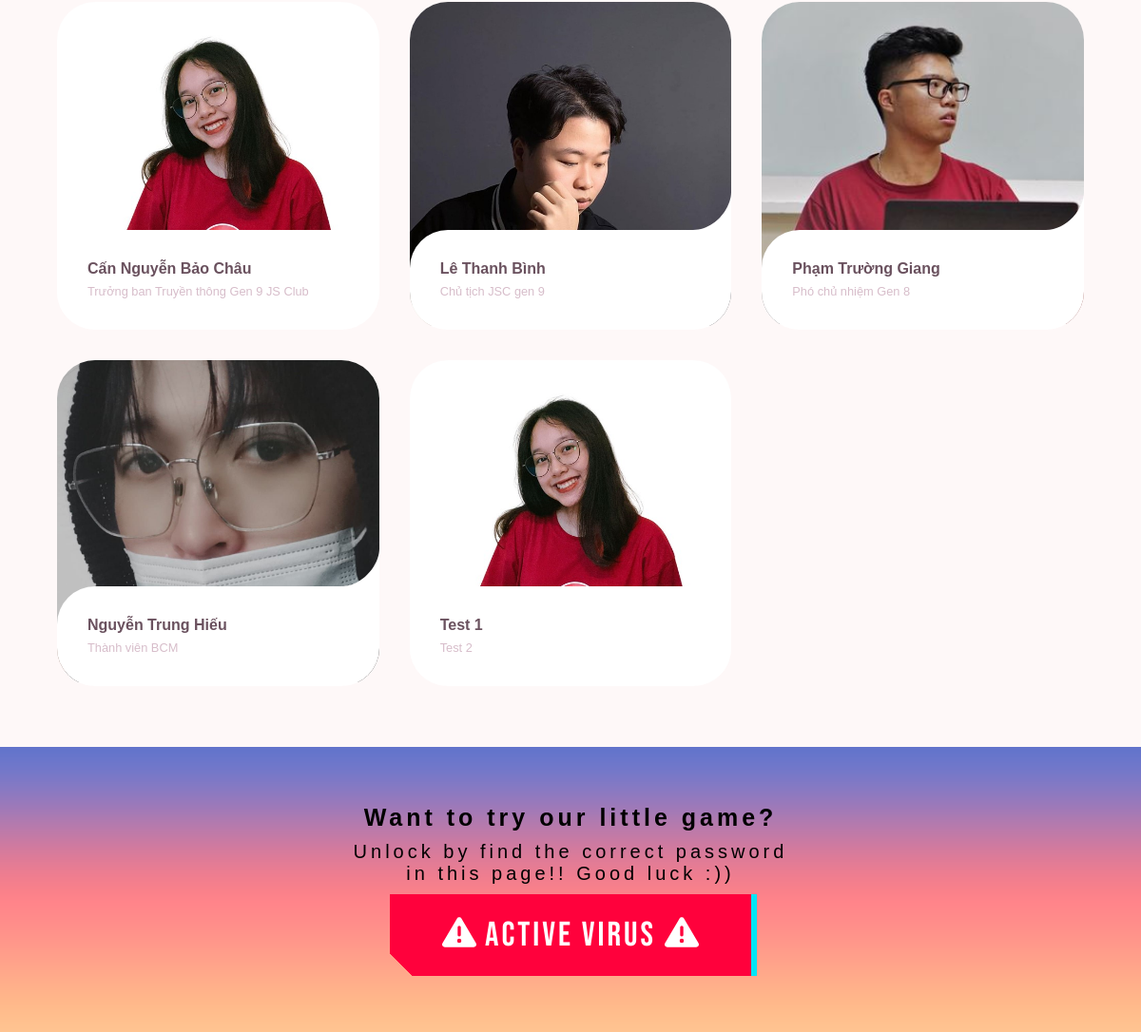
Before: / (lower part) with the older database file.
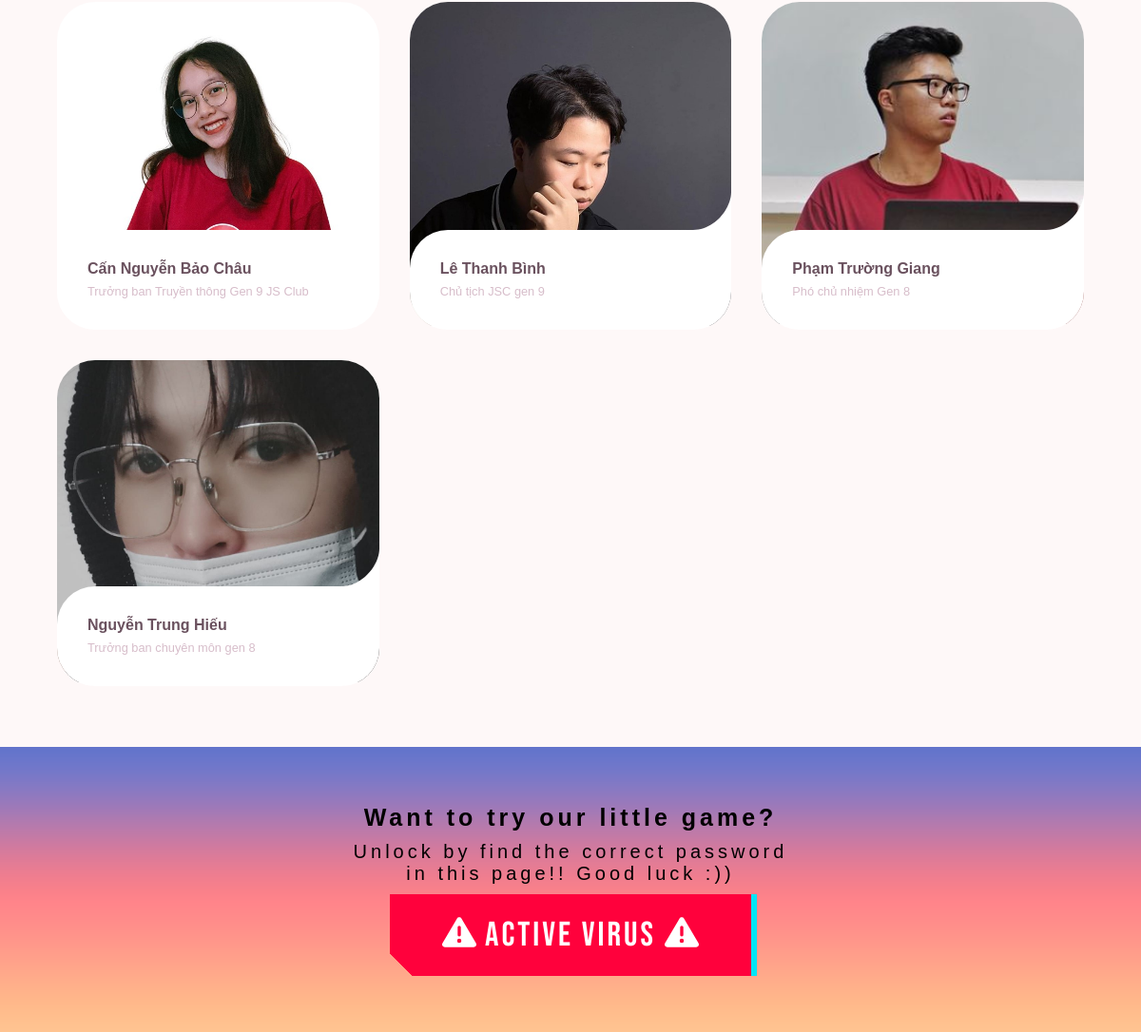
After: the same page with the newer database file.
### blog/models/Blog.py (models this page shows)
class Blog(db.Model):
	id = db.Column(db.Integer, primary_key=True)
	content = db.Column(db.String)
	owner = db.Column(db.String)
	subtitle = db.Column(db.String)
	role = db.Column(db.String)
	date = db.Column(db.DateTime)
	image = db.Column(db.String)

### homepage/views.py (the view)
@homepage.route('/')
def index():
	blogs = BlogController.get_all_blogs()
	return render_template('home.html', blogs=blogs)

### blog/models/Blog.py (called while the page is built)
	@staticmethod
	def get_all_blogs():
		return Blog.query.all()

### templates/home.html (shortened to what this page needs)
<!DOCTYPE html>
<html lang="en">
<head>
    <link rel="stylesheet" href="/static/css/style.css">
    <link rel="stylesheet" href="/static/css/responsive.css">
    <link rel="stylesheet" href="/static/fonts/font-awesome/all.css">
    <link rel="stylesheet" href="/static/css/button.css">
    <link rel="stylesheet" href="/static/css/card.css">
</head>
<body>
    <div id="interview">
        <ul class="cards">
			{% for blog in blogs %}
				<li>
					<a href="/blog/view?id={{ blog.id }}" class="card" target="_blank">
						<img src="{{ blog.image }}" class="card__image" alt="" />
						<div class="card__overlay">
							<div class="card__header">
								<svg class="card__arc" xmlns="http://www.w3.org/2000/svg">
									<path /></svg>
								<div class="card__header-text">
									<h3 class="card__title">{{ blog.owner }}</h3>
									<span class="card__status">{{ blog.role }}</span>
								</div>
							</div>
						</div>
					</a>
				</li>
			{% endfor %}
        </ul>
    </div>
    <section class="wrap-banner" id="challenge">
        <div style="max-width: 40%;text-align: center">
            <h2>Want to try our little game?</h2>
            <p style="padding: 10px;">Unlock by find the correct password in this page!! Good luck :))</p>
            <button type="button" id="submit-btn">
                <i class="fas fa-exclamation-triangle"></i> Active Virus <i class="fas fa-exclamation-triangle"></i>
            </button>
        </div>
    </section>
</body>
</html>

### static/css/style.css (style rules this page uses)
* { padding: 0; margin: 0; box-sizing: border-box; }
html { scroll-behavior: smooth; overflow-x: hidden; }
:root { --primary-background-color: #24325b; --secondary-background-color: #FA818A; --tertiary-background-color: #FFE4CE; --primary-text-color: #fff; --secondary-text-color: #000; --title-font: 'Roboto', sans-serif; --description-font: 'Montserrat', sans-serif; }
#interview { margin-top: 50px; padding-top: 50px; }
#challenge h2 { color: black; font-size: 25px; letter-spacing: 4px; }
#challenge p { color: black; font-size: 20px; letter-spacing: 4px; }
.wrap-banner { display: flex; justify-content: center; align-items: center; height: 75vh; background: url(/static/img/banner/background.png); background-size: cover; background-position: center; max-height: 300px; }

### static/css/button.css (style rules this page uses)
#submit-btn, #submit-btn::after { width: 380px; height: 86px; font-size: 36px; font-family: 'Bebas Neue', cursive; background: linear-gradient(45deg, transparent 5%, #FF013C 5%); border: 0; color: #fff; letter-spacing: 3px; line-height: 88px; box-shadow: 6px 0px 0px #00E6F6; outline: transparent; position: relative; }
#submit-btn::after { --slice-0: inset(50% 50% 50% 50%); --slice-1: inset(80% -6px 0 0); --slice-2: inset(50% -6px 30% 0); --slice-3: inset(10% -6px 85% 0); --slice-4: inset(40% -6px 43% 0); --slice-5: inset(80% -6px 5% 0); content: 'AVAILABLE NOW'; display: block; position: absolute; top: 0; left: 0; right: 0; bottom: 0; background: linear-gradient(45deg, transparent 3%, #00E6F6 3%, #00E6F6 5%, #FF013C 5%); text-shadow: -3px -3px 0px #F8F005, 3px 3px 0px #00E6F6; clip-path: var(--slice-0); }

### static/css/card.css (style rules this page uses)
:root { --surface-color: #fff; --curve: 40; }
* { box-sizing: border-box; }
body { font-family: 'Noto Sans JP', sans-serif; background-color: #fef8f8; }
.cards { display: grid; grid-template-columns: repeat(auto-fit, minmax(300px, 1fr)); gap: 2rem; margin: 4rem 5vw; padding: 0; list-style-type: none; }
.card { position: relative; display: block; height: 100%; border-radius: calc(var(--curve) * 1px); overflow: hidden; text-decoration: none; }
.card__image { width: 100%; height: auto; }
.card__overlay { position: absolute; bottom: 0; left: 0; right: 0; z-index: 1; border-radius: calc(var(--curve) * 1px); background-color: var(--surface-color); transform: translateY(100%); transition: .2s ease-in-out; }
.card__header { position: relative; display: flex; align-items: center; gap: 2em; padding: 2em; border-radius: calc(var(--curve) * 1px) 0 0 0; background-color: var(--surface-color); transform: translateY(-100%); transition: .2s ease-in-out; }
.card__arc { width: 80px; height: 80px; position: absolute; bottom: 100%; right: 0; z-index: 1; }
.card__title { font-size: 1em; margin: 0 0 .3em; color: #6A515E; }
.card__status { font-size: .8em; color: #D7BDCA; }

Changed rows visible on the page:
removed Blog: image (picture), owner "Test 1", role "Test 2"
changed Blog "Nguyễn Trung Hiếu": role "Thành viên BCM" → "Trưởng ban chuyên môn gen 8"
